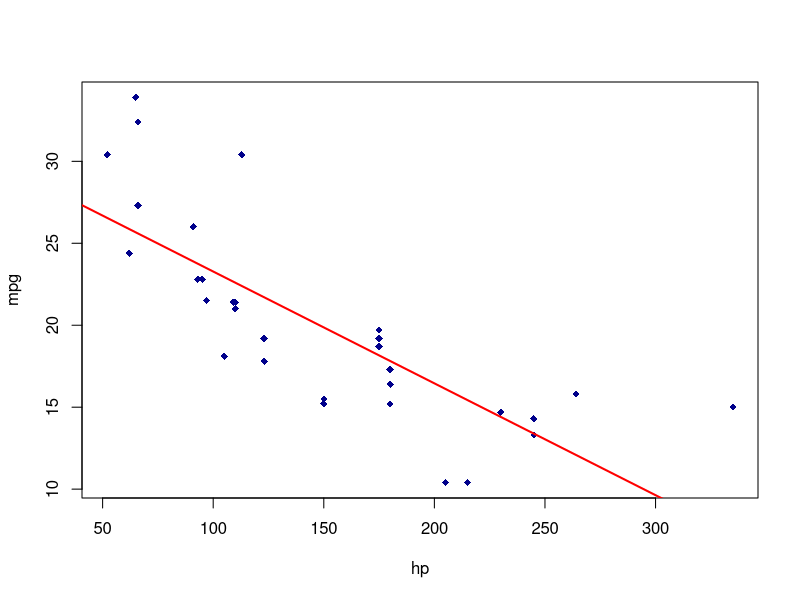
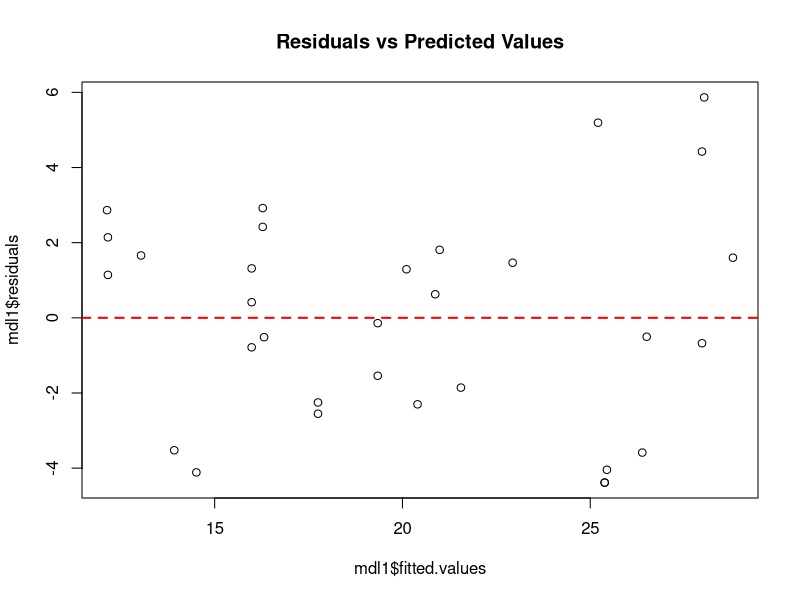

Source code (R) for these figures, in order: (Note: this script raises an error after producing the figures.)
## ---- chunk 1
knitr::opts_chunk$set(echo = TRUE)
## ---- chunk 2
mdl <- lm(mpg ~ hp, data = mtcars)

mdl

plot(mtcars$mpg~mtcars$hp,
     col="darkblue",pch=18,
     ylab="mpg",
     xlab="hp")
abline(mdl,lwd=2,col="red")

mdl1 <- lm(mpg ~ hp+am, data = mtcars)

summary(mdl1)

plot(mdl1$residuals~mdl1$fitted.values,main="Residuals vs Predicted Values")
abline(h=0,col="red",lty=2,lwd=2) 

library(car)
ncvTest(mdl1)

bptest(mdl1)

hist(mdl1$residuals,col="grey75",main="Distribution of Residuals")
curve(dnorm(x,mean(mdl1$residuals),sd(mdl1$residuals)),add=T,col="red")

plot(mdl1,which=4)

# cooks distance

cd_mdl1<-cooks.distance(mdl1)

sum(cd_mdl1 > 4 / length(cd_mdl1))


residuals(mdl1)
fitted(mdl1)

## ---- chunk 3
str(ChickWeight)

# Get the 16-week chick weights
weights <- (ChickWeight$weight[ChickWeight$Time==16])

library(MASS)
# Plot the normalized histogram
truehist(weights)
# Add the density curve to the histogram
lines(density(weights))

library(car)
qqPlot(weights)

qqPlot(Boston$tax)

## ---- chunk 4
linear_model <-lm(Gas~Temp,data=whiteside)

whiteside$Temp

fitted(linear_model)

linear_model$fitted.values

lm(Gas~Temp,data=whiteside)

summary(linear_model)

# Create a Gas vs. Temp scatterplot from the whiteside data
plot(Gas~Temp,data=whiteside)

# Use abline() to add the linear regression line
abline(linear_model,lty=2)
## ---- chunk 5
str(mtcars)


wss <- function(k) {
  kmeans(mtcars, k, nstart = 25 )$tot.withinss
}

# Compute and plot wss for k = 1 to k = 15
k.values <- 1:31

# extract wss for 2-15 clusters
wss_values <- map_dbl(k.values, wss)

plot(k.values, wss_values,
       type="b", pch = 19, frame = FALSE, 
       xlab="Number of clusters K",
       ylab="Total within-clusters sum of squares")


## ---- chunk 6
library(purrr)

tot_withinss1 <- map_dbl(1:31,function(k){
  model <- kmeans(mtcars,centers=k)
  model$tot.withinss
})
elbow_df <-data.frame(
  k=1:31,
  tot_withinss1=tot_withinss1
)

print(elbow_df)


## ---- chunk 7
str(cars)

cars_mdl <- lm(dist~speed,data=cars)

summary(cars_mdl)
library(car)

qqPlot(cars_mdl)


qqnorm(resid(cars_mdl), main = "Normal Q-Q Plot, cars_mdl", col = "darkgrey")
qqline(resid(cars_mdl), col = "dodgerblue", lwd = 2)


shapiro.test(resid(cars_mdl))

